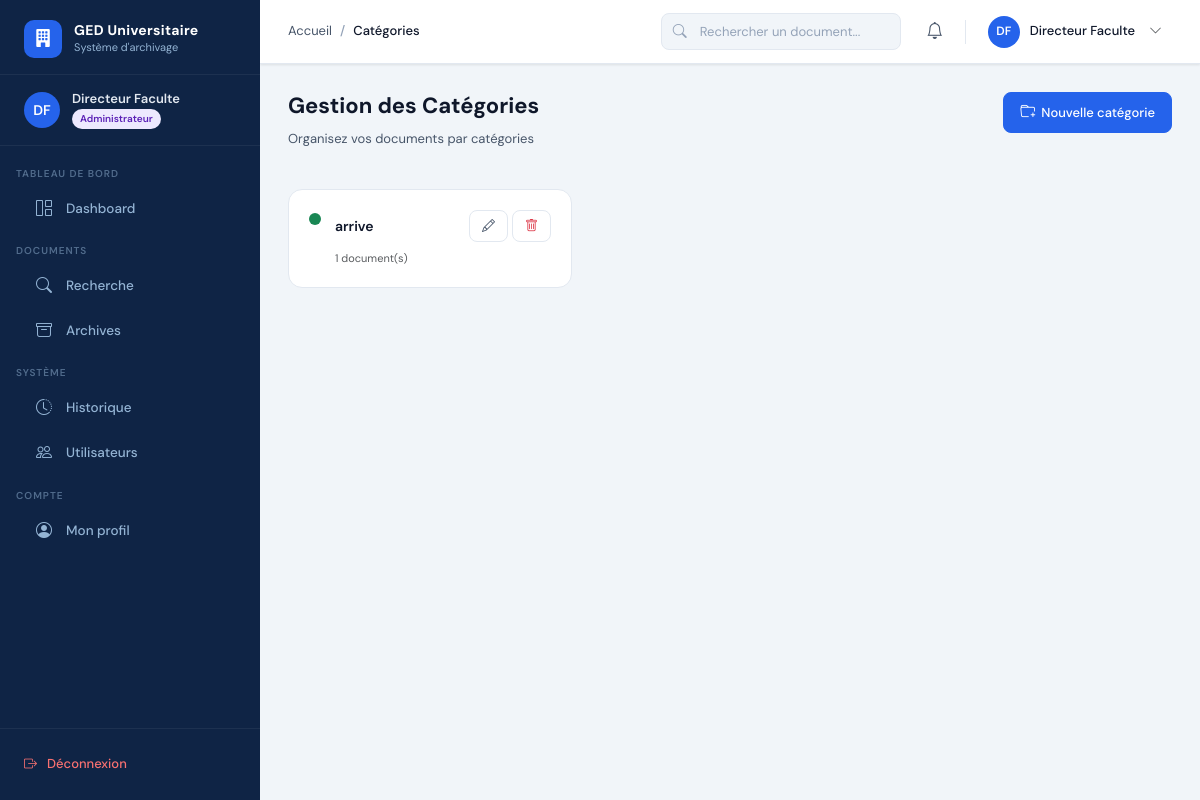
Page /categories/ (signed in) on the earlier database version.
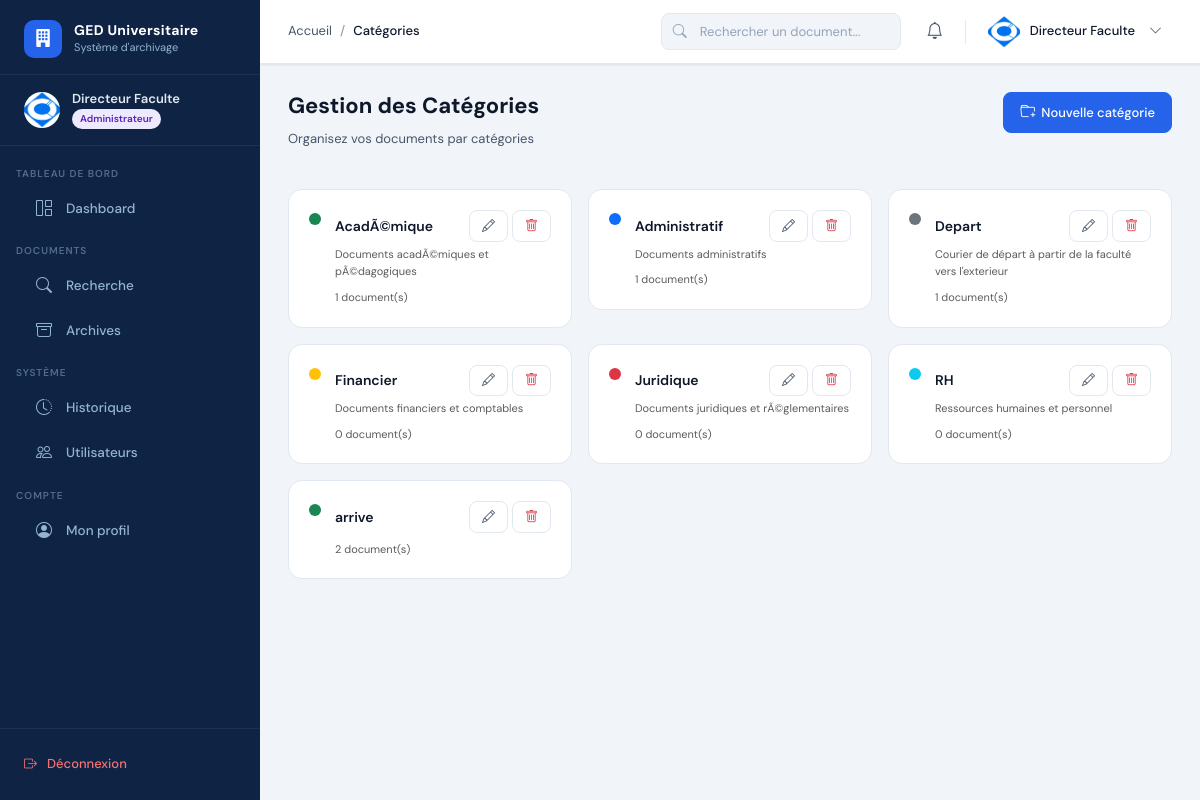
Same page on the later database version.
### apps/accounts/models.py (models this page shows, shortened)
class User(AbstractUser):
    ROLE_CHOICES = [
        ('administrateur', 'Administrateur'),
        ('archiviste', 'Archiviste'),
    ]
    role = models.CharField(max_length=20, choices=ROLE_CHOICES, default='archiviste')
    photo = models.ImageField(upload_to='photos/', blank=True, null=True)
    telephone = models.CharField(max_length=20, blank=True)
    departement = models.CharField(max_length=100, blank=True)
    is_active = models.BooleanField(default=True)
    created_at = models.DateTimeField(auto_now_add=True)
    updated_at = models.DateTimeField(auto_now=True)
    def is_admin(self):
        return self.role == 'administrateur'
    class Meta:
        verbose_name = 'Utilisateur'
        verbose_name_plural = 'Utilisateurs'

### apps/categories/models.py (models this page shows, shortened)
class Categorie(models.Model):
    COULEUR_CHOICES = [
        ('primary', 'Bleu'), ('success', 'Vert'), ('danger', 'Rouge'),
        ('warning', 'Orange'), ('info', 'Cyan'), ('secondary', 'Gris'),
        ('dark', 'Foncé'),
    ]
    nom = models.CharField(max_length=100, unique=True)
    description = models.TextField(blank=True)
    couleur = models.CharField(max_length=20, choices=COULEUR_CHOICES, default='primary')
    parent = models.ForeignKey('self', on_delete=models.SET_NULL, null=True, blank=True, related_name='sous_categories')
    created_at = models.DateTimeField(auto_now_add=True)
    class Meta:
        verbose_name = 'Catégorie'
        ordering = ['nom']

### apps/categories/views.py (the view)
# urls.py: path('', views.liste_categories, name='liste_categories'),
@login_required
def liste_categories(request):
    categories = Categorie.objects.filter(parent=None).prefetch_related('sous_categories')
    return render(request, 'archiviste/categories.html', {'categories': categories})

### templates/archiviste/categories.html (shortened to what this page needs)
{% extends 'base.html' %}
{% block breadcrumb %}<li class="breadcrumb-item active">Catégories</li>{% endblock %}
{% block content %}
<div class="page-header">
  <div><h1 class="page-title">Gestion des Catégories</h1><p class="page-subtitle">Organisez vos documents par catégories</p></div>
  <div class="page-actions"><a href="{% url 'creer_categorie' %}" class="btn btn-primary"><i class="bi bi-folder-plus"></i> Nouvelle catégorie</a></div>
</div>
{% if categories %}
<div class="row g-3">
  {% for cat in categories %}
  <div class="col-12 col-md-6 col-xl-4">
    <div class="cat-card">
      <div class="cat-dot bg-{{ cat.couleur }}" style="background:{% if cat.couleur == 'primary' %}#2563eb{% elif cat.couleur == 'success' %}#10b981{% elif cat.couleur == 'danger' %}#ef4444{% elif cat.couleur == 'warning' %}#f59e0b{% elif cat.couleur == 'info' %}#06b6d4{% else %}#6b7280{% endif %};"></div>
      <div style="flex:1;">
        <div style="display:flex;align-items:center;justify-content:space-between;">
          <div class="fw-600" style="font-size:14px;">{{ cat.nom }}</div>
          <div class="d-flex gap-1">
            <a href="{% url 'modifier_categorie' cat.pk %}" class="btn btn-outline btn-sm"><i class="bi bi-pencil"></i></a>
            <a href="{% url 'supprimer_categorie' cat.pk %}" class="btn btn-outline btn-sm text-danger"><i class="bi bi-trash"></i></a>
          </div>
        </div>
        {% if cat.description %}<p class="text-xs text-muted mt-1 mb-2">{{ cat.description|truncatechars:80 }}</p>{% endif %}
        <div class="mt-2 text-xs text-muted">{{ cat.document_set.count|default:"0" }} document(s)</div>
      </div>
    </div>
  </div>
  {% endfor %}
</div>
{% endif %}
{% endblock %}

### templates/base.html (shortened to what this page needs)
<!DOCTYPE html>
<html lang="fr">
<head>
  {% load static %}
  <link rel="stylesheet" href="https://cdn.jsdelivr.net/npm/bootstrap@5.3.2/dist/css/bootstrap.min.css">
  <link rel="stylesheet" href="https://cdn.jsdelivr.net/npm/bootstrap-icons@1.11.3/font/bootstrap-icons.min.css">
  <link rel="stylesheet" href="{% static 'css/main.css' %}">
</head>
<body>
<aside class="sidebar" id="sidebar">
  <a href="{% url 'dashboard' %}" class="sidebar-logo">
    <div class="sidebar-logo-icon"><i class="bi bi-building-fill"></i></div>
    <div class="sidebar-logo-text">
      <div class="brand">GED Universitaire</div>
      <div class="sub">Système d'archivage</div>
    </div>
  </a>
  <div class="sidebar-user">
    <div class="sidebar-user-avatar">
      {% if user.photo %}<img src="{{ user.photo.url }}" alt="">
      {% else %}{{ user.first_name|first|upper }}{{ user.last_name|first|upper }}
      {% endif %}
    </div>
    <div>
      <div class="sidebar-user-name">{{ user.get_full_name|default:user.username }}</div>
      <div class="sidebar-user-role">
        <span class="sidebar-badge {% if user.is_admin %}badge-admin{% else %}badge-archiviste{% endif %}">
          {{ user.get_role_display }}
        </span>
      </div>
    </div>
  </div>
  <nav class="sidebar-nav">
    {% if user.is_admin %}
      <div class="sidebar-section"><div class="sidebar-section-title">Tableau de bord</div></div>
      <a href="{% url 'dashboard' %}" class="sidebar-link {% if request.resolver_match.url_name == 'dashboard' %}active{% endif %}">
        <i class="bi bi-grid-1x2"></i> Dashboard
      </a>
      <div class="sidebar-section"><div class="sidebar-section-title">Documents</div></div>
      <a href="{% url 'recherche_documents' %}" class="sidebar-link {% if request.resolver_match.url_name == 'recherche_documents' %}active{% endif %}">
        <i class="bi bi-search"></i> Recherche
      </a>
      <a href="{% url 'consultation_archives' %}" class="sidebar-link {% if request.resolver_match.url_name == 'consultation_archives' %}active{% endif %}">
        <i class="bi bi-archive"></i> Archives
      </a>
      <div class="sidebar-section"><div class="sidebar-section-title">Système</div></div>
      <a href="{% url 'historique_systeme' %}" class="sidebar-link {% if request.resolver_match.url_name == 'historique_systeme' %}active{% endif %}">
        <i class="bi bi-clock-history"></i> Historique
      </a>
      <a href="{% url 'gestion_utilisateurs' %}" class="sidebar-link {% if request.resolver_match.url_name == 'gestion_utilisateurs' %}active{% endif %}">
        <i class="bi bi-people"></i> Utilisateurs
      </a>
    {% endif %}
    <div class="sidebar-section"><div class="sidebar-section-title">Compte</div></div>
    <a href="{% url 'profil' %}" class="sidebar-link {% if request.resolver_match.url_name == 'profil' %}active{% endif %}">
      <i class="bi bi-person-circle"></i> Mon profil
    </a>
  </nav>
  <div class="sidebar-footer">
    <a href="{% url 'deconnexion' %}" class="sidebar-logout">
      <i class="bi bi-box-arrow-right"></i> Déconnexion
    </a>
  </div>
</aside>
<div class="main-wrapper">
  <header class="top-navbar">
    <div class="navbar-breadcrumb">
      <nav aria-label="breadcrumb">
        <ol class="breadcrumb">
          <li class="breadcrumb-item"><a href="{% url 'dashboard' %}">Accueil</a></li>
          {% block breadcrumb %}{% endblock %}
        </ol>
      </nav>
    </div>
    <div class="navbar-search d-none d-md-flex">
      <i class="bi bi-search search-icon"></i>
      <form action="{% url 'recherche_documents' %}" method="get">
        <input type="text" name="q" placeholder="Rechercher un document..." class="form-control">
      </form>
    </div>
    <div class="navbar-actions">
      <div class="dropdown">
        <button class="navbar-btn position-relative" data-bs-toggle="dropdown" aria-expanded="false">
          <i class="bi bi-bell"></i>
        </button>
      </div>
      <div class="dropdown">
        <div class="navbar-user" data-bs-toggle="dropdown" style="cursor:pointer;">
          <div class="navbar-user-avatar">
            {% if user.photo %}<img src="{{ user.photo.url }}" alt="">
            {% else %}{{ user.first_name|first|upper }}{{ user.last_name|first|upper }}
            {% endif %}
          </div>
          <span class="navbar-user-name d-none d-lg-block">{{ user.get_full_name|default:user.username }}</span>
          <i class="bi bi-chevron-down text-sm text-muted d-none d-lg-block ms-1"></i>
        </div>
      </div>
    </div>
  </header>
  <main class="content-area">
    {% block content %}{% endblock %}
  </main>
</div>
</body>
</html>

Differences in the rows shown:
changed User "Directeur Faculte": photo: picture added; first_name|first "D" → (not shown); last_name|first "F" → (not shown)
added Categorie: nom "AcadÃ©mique", description "Documents acadÃ©miques et pÃ©dagogiques", document_set.count "1"
added Categorie: nom "Administratif", description "Documents administratifs", document_set.count "1"
added Categorie: nom "Depart", description "Courier de départ à partir de la faculté vers l'exterieur", document_set.count "1"
added Categorie: nom "Financier", description "Documents financiers et comptables", document_set.count "0"
added Categorie: nom "Juridique", description "Documents juridiques et rÃ©glementaires", document_set.count "0"
added Categorie: nom "RH", description "Ressources humaines et personnel", document_set.count "0"
computed for Categorie "arrive": document_set.count "1" → "2"
